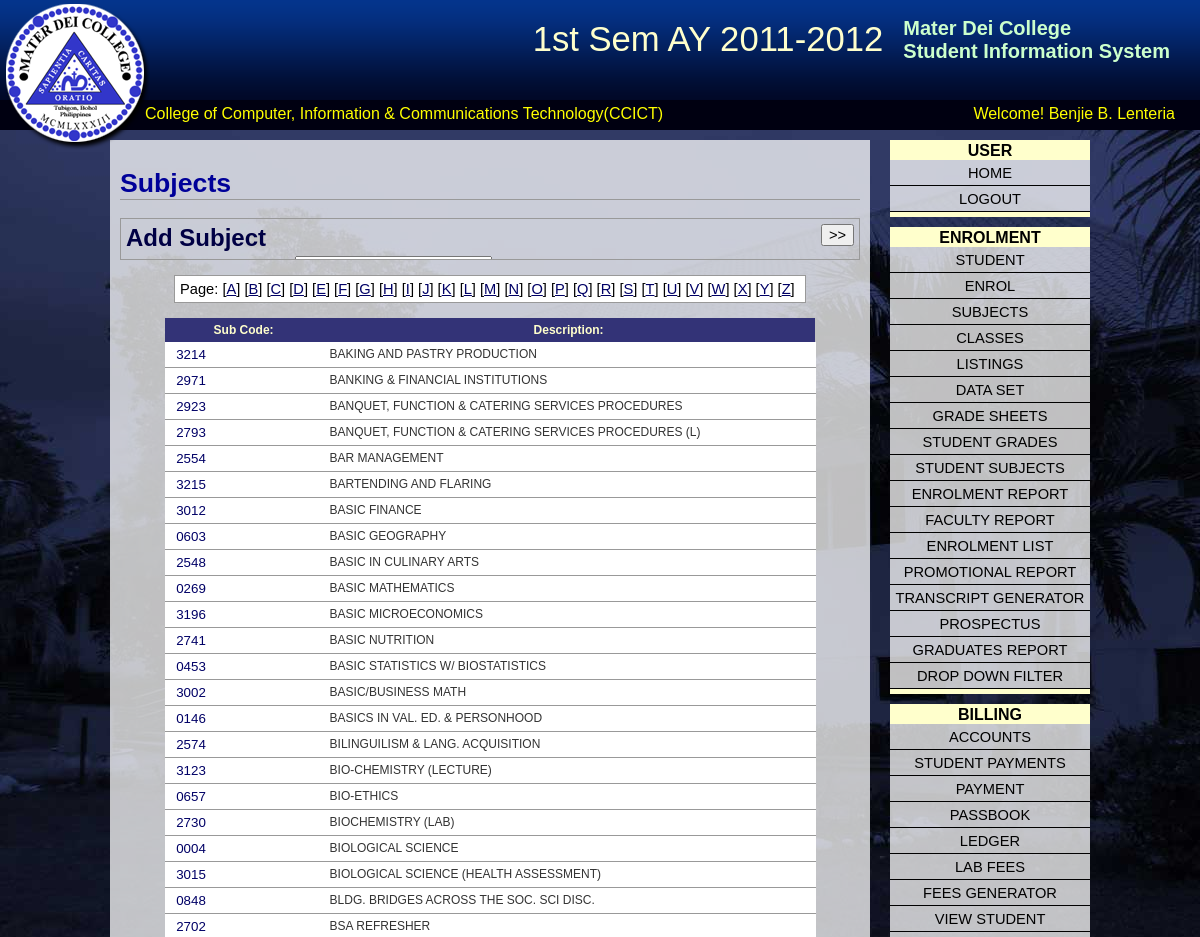
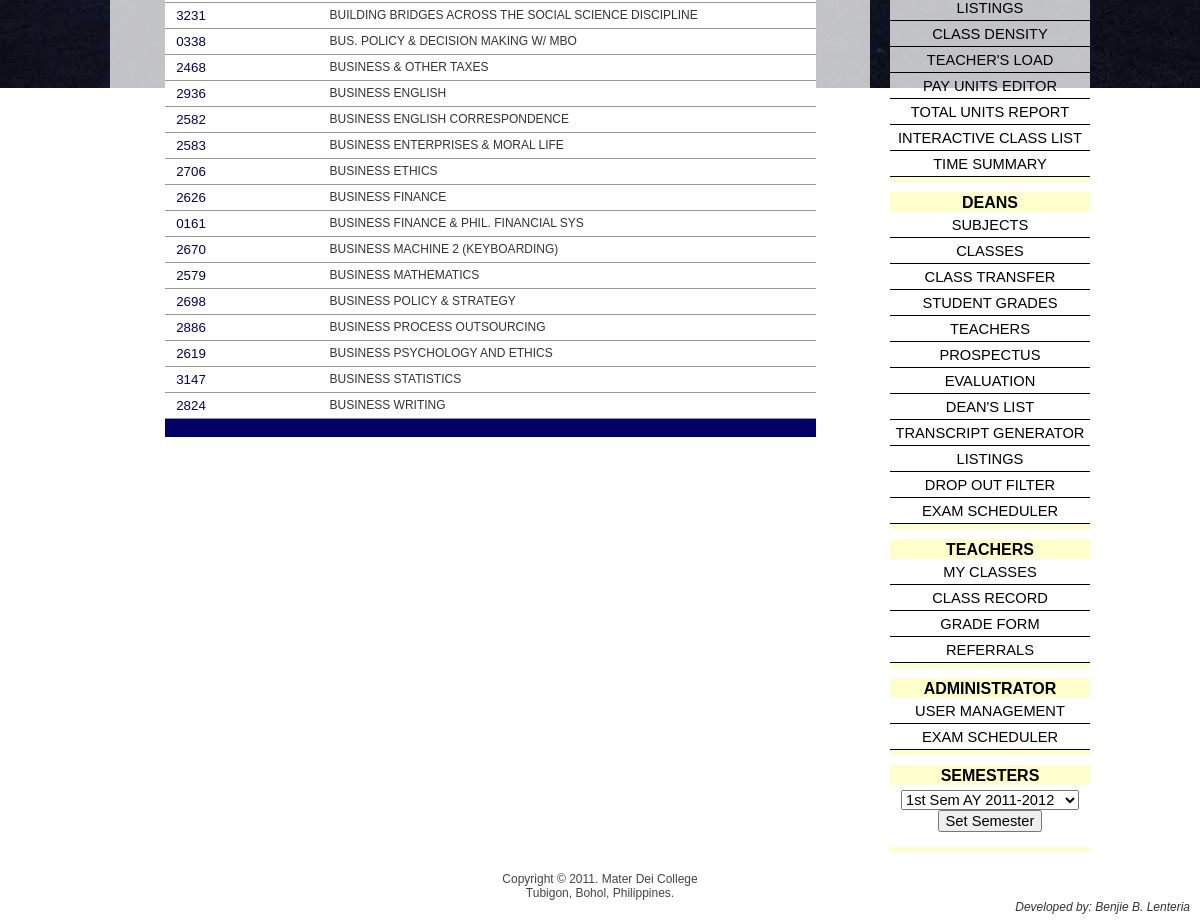
Screenshot of /index.php?page=subjects&alphapage=B (signed in) with the database file from the repository (2 pictures, top to bottom).
### tables this page shows
CREATE TABLE IF NOT EXISTS `sems` (
  `sem_code` int(4) unsigned zerofill NOT NULL AUTO_INCREMENT,
  `sem` varchar(20) NOT NULL,
  `sem_num` int(1) unsigned NOT NULL,
  PRIMARY KEY (`sem_code`)
);

CREATE TABLE IF NOT EXISTS `colleges` (
  `clg_no` int(2) unsigned zerofill NOT NULL AUTO_INCREMENT,
  `college` varchar(60) NOT NULL,
  `acrnm` varchar(7) NOT NULL,
  `dean` varchar(45) DEFAULT NULL,
  PRIMARY KEY (`clg_no`)
);

CREATE TABLE IF NOT EXISTS `modassgn` (
  `user` varchar(15) NOT NULL,
  `modlno` int(2) unsigned NOT NULL,
  PRIMARY KEY (`user`,`modlno`),
  KEY `FK_modassgn_2` (`modlno`)
);

CREATE TABLE IF NOT EXISTS `subjects` (
  `sub_code` int(4) unsigned zerofill NOT NULL AUTO_INCREMENT,
  `name` varchar(20) DEFAULT NULL,
  `descript` varchar(60) NOT NULL,
  `acad` tinyint(1) NOT NULL,
  `clg_no` int(2) unsigned NOT NULL,
  PRIMARY KEY (`sub_code`),
  UNIQUE KEY `descript` (`descript`),
  UNIQUE KEY `name` (`name`),
  KEY `FK_subjects_1` (`clg_no`)
);

### pages/subjects.php (the view, shortened to what this page needs)
<h1>Subjects</h1>
<div id="new_subject" style="overflow: hidden; height:30px;">
<span>
	<input type="button" value=">>" style="float: right;"
    	onclick=
        "if(this.value=='>>') {
        	document.getElementById('new_subject').style.height='150px';
            this.value='<<';
         }else {
         	document.getElementById('new_subject').style.height='30px';
            this.value='>>';
         }">
</span>
<h2>Add Subject</h2>
<form action="" method="post">
<table width="600" border="0" cellpadding="2">
  <tr>
    <th width="161" scope="row">Name</th>
    <td width="425"><input type="text" name="name" id="name" <?php check('name');?>> </td>
  </tr>
</table>
</form>
</div>
<div style="width:620px; margin-left: auto; margin-right:auto; background: #FFF;">
<?php include("library/alpha_page.php");?>
</div>
<span style="display: block; margin-left: auto; margin-right: auto; width: 651px;">
<table width="650" border="0" cellpadding="2">
  <tr>
    <th width="109" scope="col" class="thead">Sub Code:</th>
    <th width="360" scope="col" class="thead">Description:</th>
  </tr>
 </table>
</span>
<span style="display: block; margin-left: auto; margin-right: auto; width: 651px;">
 <table width="651">
<?php
	if(isset($_GET['alphapage'])) $alphapage=$_GET['alphapage'];
	else $alphapage="A";
	$subs=mysql_query("SELECT * FROM subjects WHERE descript LIKE '$alphapage%' ORDER BY descript");
	while($subr=mysql_fetch_assoc($subs)){  ?>
  	<tr>
	<td width="105" class="tcel">&nbsp;&nbsp;<a href="index.php?page=view_edit_subject&sub_code=<?php echo $subr['sub_code']?>"
	style="font-size: 10pt; text-decoration: none;"><?php echo $subr['sub_code'];?></a></td>
    <td width="363" class="tcel">&nbsp;&nbsp;<?php echo $subr['descript'];?></td>
  	</tr>
<?php }    ?>
  <tr><td colspan="6" style="background-color:#006; -moz-border-radius: 0 0 10 10;">&nbsp;</td></tr>
</table>
</span>

### index.php (shortened to what this page needs)
<?php
	function getSemester($sem_code){
		$sem=mysql_query("SELECT sem FROM sems WHERE sem_code=$sem_code");
		$semr=mysql_fetch_row($sem);
		echo $semr[0];
	}
?>
<html>
<head><title>Student Information System</title>
<link href="css/main.css" rel="stylesheet" type="text/css">
</head>
<body>
<div id="heading">
	<div id="logo"></div>
    <div id="title">
    	<h2>Mater Dei College <br/ >Student Information System</h2>
    </div>
	<div id="sem">
		<?php if(isset($_SESSION['sem_code'])) getSemester($_SESSION['sem_code']);?>
	</div>
</div>
<div id="strip">
    <div id="college">
	<?php
	if(isset($_SESSION['clg_no'])){
		$cg = mysql_query("SELECT college, acrnm FROM colleges WHERE clg_no={$_SESSION['clg_no']}");
		$cgr=mysql_fetch_assoc($cg);
		echo $cgr['college'] . "(" . $cgr['acrnm'] . ")";
	}
	?>
    </div>
	<div id="user">
	<?php
	if(isset($_SESSION['fullname'])){
		echo "Welcome! " . $_SESSION['fullname'];
	}
	?>
	</div>
</div>
<div id="wrapper">
   	<?php
		if(isset($_GET['page'])){
			echo "<div id='widget_area'>";
			include("widgets/user_widget.php");
			$md = mysql_query("SELECT * FROM modules NATURAL JOIN modassgn WHERE user='{$_SESSION['user']}'");
			while($mdr=mysql_fetch_assoc($md)){
				if(file_exists("widgets/" . $mdr['module'] . "_widget.php"))
					include("widgets/" . $mdr['module'] . "_widget.php");
			}
			include("widgets/semesters_widget.php");
			echo "</div>";
			echo "<div id='container'>";
			if(isset($_SESSION[$_GET['page']])){
				if(file_exists("pages/" . $_GET['page'] . ".php"))
				include("pages/" . $_GET['page'] . ".php");
				echo "</div>";
			}
		}else{
			include("pages/login.php");
		}
	?>
</div>
<div id="footer1">
	Copyright &copy; 2011. Mater Dei College<br/ >
    Tubigon, Bohol, Philippines.<br/>
    <span style="float: right; color: #333; font-size: 9pt; margin-right: 10px;font-style: oblique">Developed by: Benjie B. Lenteria</span>
</div>
</body>
</html>

### widgets/enrolment_widget.php
<div class="widget">
	<div class="widget_head">
	enrolment
	</div>
    <a href="index.php?page=student">Student</a>
    <a href="index.php?page=enrol">Enrol</a>
    <a href="index.php?page=subjects&pagenum=1">Subjects</a>
	<a href="index.php?page=classes">Classes</a>
    <a href="index.php?page=listings">Listings</a>
    <a href="index.php?page=datasets">Data Set</a>
    <a href="index.php?page=gradesheets">Grade Sheets</a>
    <a href="index.php?page=student_grades">Student Grades</a>
    <a href="index.php?page=student_subjects_selector">Student Subjects</a>
    <a href="index.php?page=enrolment_report">Enrolment Report</a>
    <a href="index.php?page=faculty_report">Faculty Report</a>
    <a href="index.php?page=enrolist">Enrolment List</a>
    <a href="index.php?page=promo_rep">Promotional Report</a>
    <a href="index.php?page=transcript">Transcript Generator</a>
    <a href="index.php?page=prospectus">Prospectus</a>
    <a href="index.php?page=graduates_report">Graduates Report</a>
    <a href="index.php?page=drop_out_filter">Drop Down Filter</a>
</div>

### widgets/billing_widget.php
<div class="widget">
    <div class="widget_head">Billing</div>
    <a href="index.php?page=accounts">Accounts</a>
    <a href="index.php?page=stud_payments">Student Payments</a>
    <a href="index.php?page=payments">Payment</a>
    <a href="index.php?page=passbook">Passbook</a>
    <a href="index.php?page=ledger">Ledger</a>
    <a href="index.php?page=lab_fees">Lab Fees</a>
    <a href="index.php?page=fees_gen">Fees Generator</a>
    <a href="index.php?page=view_student">View Student</a>
    <a href="index.php?page=listings">Listings</a>
    <a href="index.php?page=class_density">Class Density</a>
    <a href="index.php?page=teachers_load_finance">Teacher's Load</a>
    <a href="index.php?page=payunits">Pay Units Editor</a>
    <a href="index.php?page=units_report">Total Units Report</a>
    <a href="index.php?page=icl">Interactive Class List</a>
    <a href="index.php?page=times">Time Summary</a>
</div>

### widgets/deans_widget.php
<div class="widget">
	<div class="widget_head">Deans</div>
	<a href="index.php?page=subjects&pagenum=1">Subjects</a>
	<a href="index.php?page=classes">Classes</a>
	<a href="index.php?page=class_transfer">Class Transfer</a>
	<a href="index.php?page=student_grades">Student Grades</a>
	<a href="index.php?page=teachers">Teachers</a>
	<a href="index.php?page=prospectus">Prospectus</a>
	<a href="index.php?page=evaluation">Evaluation</a>
	<a href="index.php?page=deans_list">Dean's List</a>
	<a href="index.php?page=transcript">Transcript Generator</a>
	<a href="index.php?page=listings">Listings</a>
	<a href="index.php?page=drop_out_filter">Drop Out Filter</a>
	<a href="index.php?page=exam_sched">Exam Scheduler</a>
</div>

### widgets/teachers_widget.php
<div class="widget">
	<div class="widget_head">
	teachers
	</div>
    <a href="index.php?page=teacher_classes">My Classes</a>
    <a href="index.php?page=teacher_class_record">Class Record</a>
    <a href="index.php?page=grade_form">Grade Form</a>
    <a href="index.php?page=referrals">Referrals</a>
</div>

### widgets/administrator_widget.php
<div class="widget">
    <div class="widget_head">Administrator</div>
    <a href="index.php?page=users">User Management</a>
    <a href="index.php?page=exam_sched">Exam Scheduler</a>
</div>

### css/main.css (style rules this page uses)
* { font-family: Arial, Helvetica, sans-serif; color: #000; font-size: 11pt; }
a { color: #006; }
body { background: url(../images/background.jpg) no-repeat top left fixed; margin: 0; }
#college { float: left; margin-left: 140px; }
#college, #user { color: yellow; font-size: 12pt; padding: 5px; }
#container { width: 740px; background: url(../images/white_transparent.png); padding: 10px; display:block; margin-top: 10px; float: left; }
#container div { border: 1px solid #999; padding: 5px; margin-bottom: 15px; }
#container h1 { font-size: 20pt; color: #009; border-bottom: 1px solid #999; }
#container h2 { font-size: 18pt; color: #004; margin-top: 0; margin-bottom: 0px; height: 30px; }
#container table { border-collapse: collapse; }
#container .thead { background-color: #337; padding: 5px; color: #ffc; text-align: center; border: 1px }
#container .tcel { padding: 5px; color: #333; font-family: Tahoma, Geneva, sans-serif; font-size: 9pt; border-bottom: 1px solid #999; background-color: #FFF; }
.exam_sched_table td, th, label { font-family: arial, helvetica, 'sans-serif'; font-size: 9pt; }
#footer1 { width: 100%; float: left; clear: both; background: #fff; height: 50px; font-size: 9pt; color: #444; text-align: center; padding-top: 10px; margin-top: 10px; }
#heading { width: 100%; height: 100px; background: url(../images/heading_background.png); }
#logo { height: 150px; width: 150px; position: absolute; top:0px; left:0px; background-image: url(../images/logo.png); }
#sem { float: right; font-size: 26pt; color: #ffc; margin-top: 20px; margin-right: 20px; }
#strip { width:100%; height: 30px; background: #001; margin: 0px; }
#title { float: right; height: 100px; }
#title h2 { font-size: 15pt; color: #CFC; float:right; margin-right: 30px; }
#user { float: right; margin-right: 20px; }
.widget { border-top: 10px solid #FFC; border-bottom: 5px solid #ffc; width: 200px; margin-top: 10px; background-image: url(../images/white_transparent.png); }
.widget a { display: block; clear: both; height: 20px; text-decoration: none; text-align:center; border-bottom: 1px solid black; padding-top: 5px; text-transform: uppercase; color: #000; }
.widget_head { background: #FFC; font-weight: bold; font-size: 12pt; padding-bottom: 0px; margin-top: -8px; text-align: center; text-transform: uppercase; }
#widget_area { width: 200px; float: right; }
#wrapper { width: 980px; margin-left: auto; margin-right: auto; margin-top: 0px; min-height: 500px; }

### rows the page displays
sems: sem "1st Sem AY 2011-2012"
colleges: college "College of Computer, Information & Communications Technology", acrnm "CCICT"
subjects: sub_code "3214", descript "BAKING AND PASTRY PRODUCTION"
subjects: sub_code "2971", descript "BANKING & FINANCIAL INSTITUTIONS"
subjects: sub_code "2923", descript "BANQUET, FUNCTION & CATERING SERVICES PROCEDURES"
subjects: sub_code "2793", descript "BANQUET, FUNCTION & CATERING SERVICES PROCEDURES (L)"
subjects: sub_code "2554", descript "BAR MANAGEMENT"
subjects: sub_code "3215", descript "BARTENDING AND FLARING"
subjects: sub_code "3012", descript "BASIC FINANCE"
subjects: sub_code "0603", descript "BASIC GEOGRAPHY"
subjects: sub_code "2548", descript "BASIC IN CULINARY ARTS"
subjects: sub_code "0269", descript "BASIC MATHEMATICS"
subjects: sub_code "3196", descript "BASIC MICROECONOMICS"
subjects: sub_code "2741", descript "BASIC NUTRITION"
subjects: sub_code "0453", descript "BASIC STATISTICS W/ BIOSTATISTICS"
subjects: sub_code "3002", descript "BASIC/BUSINESS MATH"
subjects: sub_code "0146", descript "BASICS IN VAL. ED. & PERSONHOOD"
subjects: sub_code "2574", descript "BILINGUILISM & LANG. ACQUISITION"
subjects: sub_code "3123", descript "BIO-CHEMISTRY (LECTURE)"
subjects: sub_code "0657", descript "BIO-ETHICS"
subjects: sub_code "2730", descript "BIOCHEMISTRY (LAB)"
subjects: sub_code "0004", descript "BIOLOGICAL SCIENCE"
subjects: sub_code "3015", descript "BIOLOGICAL SCIENCE (HEALTH ASSESSMENT)"
subjects: sub_code "0848", descript "BLDG. BRIDGES ACROSS THE SOC. SCI DISC."
subjects: sub_code "2702", descript "BSA REFRESHER"
subjects: sub_code "3231", descript "BUILDING BRIDGES ACROSS THE SOCIAL SCIENCE DISCIPLINE"
subjects: sub_code "0338", descript "BUS. POLICY & DECISION MAKING W/ MBO"
subjects: sub_code "2468", descript "BUSINESS & OTHER TAXES"
subjects: sub_code "2936", descript "BUSINESS ENGLISH"
subjects: sub_code "2582", descript "BUSINESS ENGLISH CORRESPONDENCE"
subjects: sub_code "2583", descript "BUSINESS ENTERPRISES & MORAL LIFE"
subjects: sub_code "2706", descript "BUSINESS ETHICS"
subjects: sub_code "2626", descript "BUSINESS FINANCE"
subjects: sub_code "0161", descript "BUSINESS FINANCE & PHIL. FINANCIAL SYS"
subjects: sub_code "2670", descript "BUSINESS MACHINE 2 (KEYBOARDING)"
subjects: sub_code "2579", descript "BUSINESS MATHEMATICS"
subjects: sub_code "2698", descript "BUSINESS POLICY & STRATEGY"
subjects: sub_code "2886", descript "BUSINESS PROCESS OUTSOURCING"
subjects: sub_code "2619", descript "BUSINESS PSYCHOLOGY AND ETHICS"
subjects: sub_code "3147", descript "BUSINESS STATISTICS"
subjects: sub_code "2824", descript "BUSINESS WRITING"

### other values shown
$_SESSION['fullname'] "Benjie B. Lenteria"
$lt "A"
$lt "B"
$lt "C"
$lt "D"
$lt "E"
$lt "F"
$lt "G"
$lt "H"
$lt "I"
$lt "J"
$lt "K"
$lt "L"
$lt "M"
$lt "N"
